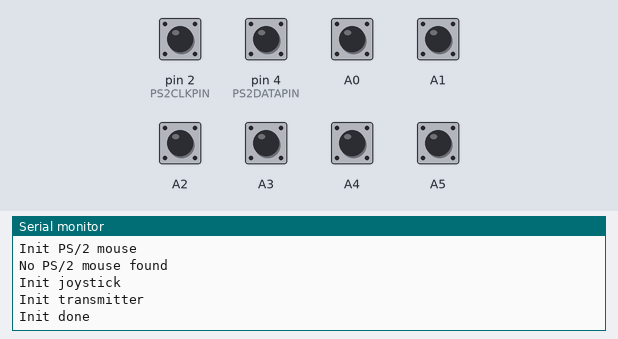
A sketch run on a simulated Arduino Uno, built with avr-gcc and run on an emulated ATmega328P. Shown: the last lines printed to the serial monitor. The inputs (shaded band) are chosen by the test bench; at power-on: A0–5, pin 2 (PS2CLKPIN), pin 4 (PS2DATAPIN) HIGH.

Above: at 7.0 s.
7.1 s: A0 pulled LOW for 0.15 s
At 8.2 s:
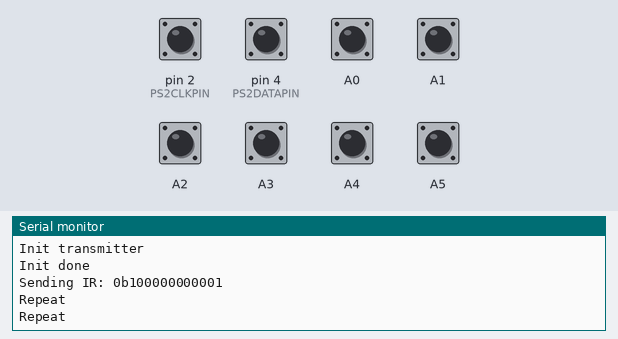
8.7 s: A1 pulled LOW for 0.15 s
At 9.4 s:
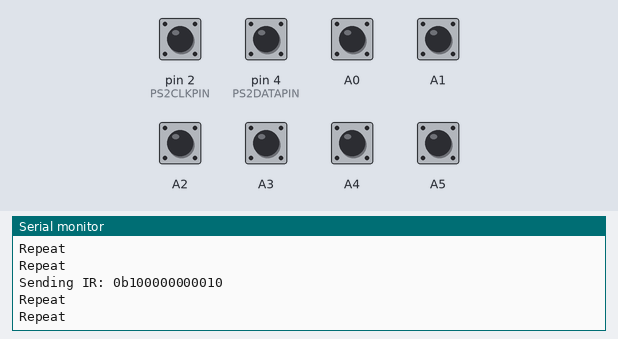
10.3 s: A2 pulled LOW for 0.15 s
At 11.6 s:
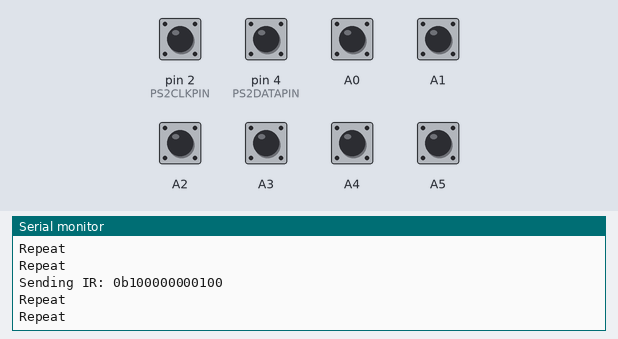
11.9 s: A3 pulled LOW for 0.15 s
At 13.1 s:
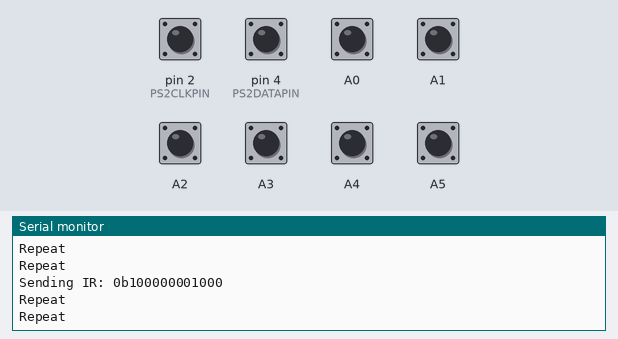
13.5 s: A4 pulled LOW for 0.15 s
At 14.3 s:
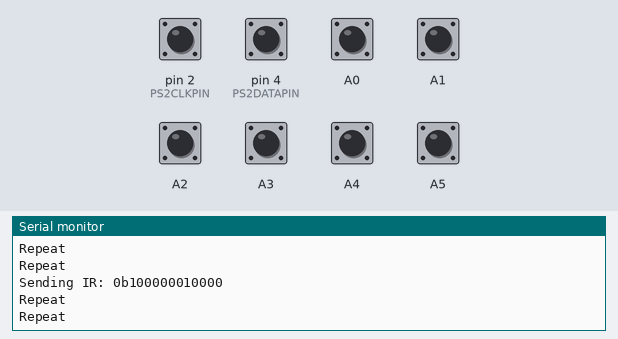
15.1 s: A5 pulled LOW for 0.15 s
At 16.7 s:
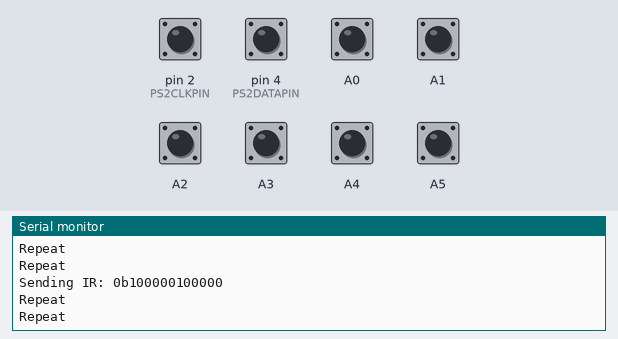

Measured:
- after the input at 7.1 s, the serial monitor: prints a new line at once (image 1)
- after the input at 8.7 s, the serial monitor: prints a new line at once (image 2)
- after the input at 10.3 s, the serial monitor: prints a new line at once (image 3)
- after the input at 11.9 s, the serial monitor: prints a new line at once (image 4)
- after the input at 13.5 s, the serial monitor: prints a new line at once (image 5)
- after the input at 15.1 s, the serial monitor: prints a new line at once (image 6)

The sketch:

CDTV_PS2Mouse_Joy.ino
```cpp
// (licence header left out)
#define PS2CLKPIN  2  /* MUST be pin 2, as it uses INT0 to read data */
#define PS2DATAPIN 4

#define IRDATAPIN  3  /* MUST be pin 3, as it uses OCR2B to output PWM */

// Enable debug output on serial
#define DBG 1

// CDTV CODES
#define CDTV_CODE_1              0x001
#define CDTV_CODE_2              0x021
#define CDTV_CODE_3              0x011
#define CDTV_CODE_4              0x009
#define CDTV_CODE_5              0x029
#define CDTV_CODE_6              0x019
#define CDTV_CODE_7              0x005
#define CDTV_CODE_8              0x025
#define CDTV_CODE_9              0x015
#define CDTV_CODE_0              0x039
#define CDTV_CODE_ESCAPE         0x031
#define CDTV_CODE_ENTER          0x035
#define CDTV_CODE_GENLOCK        0x022
#define CDTV_CODE_CD_TV          0x002
#define CDTV_CODE_POWER          0x012
#define CDTV_CODE_REWIND         0x032
#define CDTV_CODE_PLAY_PAUSE     0x00A
#define CDTV_CODE_FAST_FORWARD   0x01A
#define CDTV_CODE_STOP           0x02A
#define CDTV_CODE_VOLUME_UP      0x006
#define CDTV_CODE_VOLUME_DOWN    0x03A
#define CDTV_CODE_MOUSE_A        0x080
#define CDTV_CODE_MOUSE_B        0x040
#define CDTV_CODE_MOUSE_UP       0x020
#define CDTV_CODE_MOUSE_RIGHT    0x004
#define CDTV_CODE_MOUSE_DOWN     0x010
#define CDTV_CODE_MOUSE_LEFT     0x008
#define CDTV_CODE_JOYSTICK_A     0x880
#define CDTV_CODE_JOYSTICK_B     0x840
#define CDTV_CODE_JOYSTICK_UP    0x820
#define CDTV_CODE_JOYSTICK_RIGHT 0x804
#define CDTV_CODE_JOYSTICK_DOWN  0x810
#define CDTV_CODE_JOYSTICK_LEFT  0x808

void weak_pullup(int pin) {
  pinMode(pin, INPUT);
  digitalWrite(pin, HIGH);
}

void pull_down(int pin){
  digitalWrite(pin, LOW);
  pinMode(pin, OUTPUT);
}

void await_pin_state(uint8_t pin, uint8_t state){
  uint16_t cnt = 0xFFF;
  while((digitalRead(pin) != state) && cnt--);
}

void ps2_write_byte(unsigned char data){
  unsigned char i;
  unsigned char parity = 1;

  // Disable interrupt 0
  EIMSK &= ~(1<<INT0);

  pull_down(PS2CLKPIN);
  delayMicroseconds(200);
  pull_down(PS2DATAPIN);
  delayMicroseconds(10);

  weak_pullup(PS2CLKPIN);
  delayMicroseconds(10);

  /* wait for device to take control of clock */
  await_pin_state(PS2CLKPIN, LOW);
  await_pin_state(PS2CLKPIN, HIGH);

  // clear to send data
  for(i=0; i < 8; i++) {
    if(data & 0x01) {
      weak_pullup(PS2DATAPIN);
    }
    else {
      pull_down(PS2DATAPIN);
    }
    // wait for clock
    await_pin_state(PS2CLKPIN, LOW);
    await_pin_state(PS2CLKPIN, HIGH);

    parity = parity ^ (data & 0x01);
    data = data >> 1;
  }
  // parity bit
  if (parity) {
    weak_pullup(PS2DATAPIN);
  } else {
    pull_down(PS2DATAPIN);
  }
  await_pin_state(PS2CLKPIN, HIGH);
  await_pin_state(PS2CLKPIN, LOW);

  // stop bit
  weak_pullup(PS2DATAPIN);

  await_pin_state(PS2CLKPIN, HIGH);
  await_pin_state(PS2CLKPIN, LOW);

  // Read ACK
  await_pin_state(PS2CLKPIN, HIGH);
  await_pin_state(PS2DATAPIN, HIGH);

  // Clear interrupt flag
  EIFR |= (1 << INTF0);

  // Re-enable interrupt 0
  EIMSK |= (1<<INT0);
}

volatile uint8_t ps2_head = 0;
volatile uint8_t ps2_tail = 0;
uint8_t ps2_recv_buffer[16];

uint8_t ps2_available(){
  uint8_t avail;
  avail = ps2_tail - ps2_head;
  return avail & 0xF;
}

uint8_t ps2_get_data(){
  uint8_t data = 0;
  if(ps2_tail != ps2_head){
    data = ps2_recv_buffer[ps2_head];
    ps2_head = (ps2_head + 1) & 0xF;
  }
  return data;
}

void ps2_recv_isr(){
  static uint8_t bitcount = 0;
  static uint8_t data;
  static uint8_t last = 0;
  uint8_t curr = millis();

  if(curr-last > 5){  // This adds quite some overhead to the ISR
    bitcount = 0;     // and should not be an issue.
  }                   // However, it ensures recovery if we get out of sync
  last = curr;

  data >>= 1;
  if(digitalRead(PS2DATAPIN) == HIGH){
    data |= 0x80;
  }
  bitcount++;

  if(bitcount == 9){
    uint8_t t_tail = (ps2_tail + 1) & 0xF;
    if(t_tail != ps2_head){
      ps2_recv_buffer[ps2_tail] = data;
      ps2_tail = t_tail;
    }
  }
  else if(bitcount == 11) {
    bitcount = 0;
  }
}

uint8_t ps2_read_byte(){
  unsigned long start = millis();

  while(!ps2_available()){
    if(millis() - start > 500){
      return 0;
    }
  }
#if DBG
  Serial.print("Received: 0x");
  Serial.println(ps2_recv_buffer[ps2_head], HEX);
#endif
  return ps2_get_data();
}

boolean ps2_mouse_init(){
  unsigned char i;
  boolean init;

  pinMode(PS2CLKPIN, INPUT);
  digitalWrite(PS2CLKPIN, HIGH);
  pinMode(PS2DATAPIN, INPUT);
  digitalWrite(PS2DATAPIN, HIGH);

  delay(100);

  attachInterrupt(0, ps2_recv_isr, FALLING);
  interrupts();

  for(i=0; i<3; i++){
    init = 1;
    ps2_write_byte(0xFF);  // reset
    init &= (ps2_read_byte() == 0xFA); // Read ACK
    init &= (ps2_read_byte() == 0xAA); // Read selftest
    init &= (ps2_read_byte() == 0x00); // Read ID
    delay(10);
  }

  ps2_write_byte(0xF4);  // enable

  init &= (ps2_read_byte() == 0xFA); //  Read ACK

  return init;
}

uint16_t ps2_get_state(){
  static uint8_t ps2state = 0;

  ps2state = ps2state & 0xC0;

  while(ps2_available() >= 3){
    uint8_t ps2status = ps2_get_data();
    if((ps2status & 0xC) == 0x8){
      int8_t ps2dx = ps2_get_data();
      int8_t ps2dy = ps2_get_data();
      ps2state = (ps2status & 0x3) << 6;
      if(ps2dx > 0){
        ps2state |= 0x4;
      }
      else if(ps2dx < 0){
        ps2state |= 0x8;
      }
      if(ps2dy > 0){
        ps2state |= 0x20;
      }
      else if(ps2dy < 0){
        ps2state |= 0x10;
      }
    }
  }

  return (uint16_t) ps2state;
}

#define IRFREQ 40000
#define IR_ENABLE()  pinMode(IRDATAPIN, OUTPUT)
#define IR_DISABLE()  pinMode(IRDATAPIN, INPUT)
void cdtv_init_transmitter(){
  // Make timer2 generate 40kHz PWM on OCB2 (pin 3)
  pinMode(IRDATAPIN, INPUT);                         // Start with output disabled
  TCCR2A = _BV (WGM20) | _BV (WGM21) | _BV (COM2B1); // fast PWM, clear OC2B on compare match (i.e. non inverting PWM output on OC2B)
  TCCR2B = _BV (WGM22) | _BV (CS21);                 // fast PWM, prescaler of 8
  OCR2A =  ((F_CPU / 8) / IRFREQ) - 1;               // zero relative
  OCR2B = ((OCR2A + 1) / 4) - 1;                     // 25% duty cycle

  // Setup timer1 to generate timer interrupts (CTC mode)
  noInterrupts(); // disable all interrupts
  TCCR1A = 0;
  TCCR1B = 0;
  TCNT1 = 0;
  OCR1A = 0xFFFF; // compare match register 16MHz/8
  TCCR1B |= (1 << WGM12); // CTC mode
  //  TCCR1B |= (1 << CS11); // 8 prescaler (but start disabled)
  TIMSK1 |= (1 << OCIE1A); // enable timer compare interrupt
  interrupts(); // enable all interrupts
}

enum transmitstates {
  ir_idle=0,
  ir_start,
  ir_transmit,
  ir_end_pulse=ir_transmit+48,
  ir_stop,
  ir_repeat
};

volatile uint16_t cdtv_ir_code=0;
volatile uint8_t tx_state=0;
ISR(TIMER1_COMPA_vect) {
  static uint16_t data=0;

  if(tx_state == ir_start){
    IR_DISABLE();
    data = cdtv_ir_code;
    OCR1A = 9000;
    tx_state++;
  }
  else if(tx_state>=ir_transmit && tx_state<ir_end_pulse){
    if(tx_state & 0x1){
      uint8_t ss;
      IR_DISABLE();
      if(tx_state == ir_transmit + 25){
        data = ~data;
      }
      ss = (tx_state - ir_transmit) >> 1;
      if(ss >= 12){
        ss -= 12;
      }
      OCR1A = (data>>ss & 0x1) ? 2400 : 800;
    }
    else {
      IR_ENABLE();
      OCR1A = 800;
    }
    tx_state++;
  }
  else if(tx_state==ir_end_pulse){
    IR_ENABLE();
    OCR1A = 800;
    tx_state++;
  }
  else if(tx_state==ir_stop){
    IR_DISABLE();
    TCCR1B &= ~(1 << CS11); // disable timer
    tx_state = ir_idle;
  }
  else if(tx_state==ir_repeat){
    IR_DISABLE();
    OCR1A = 4200;
    tx_state=ir_end_pulse;
  }
}

void cdtv_send_code(uint16_t code){
#if DBG
  Serial.print("Sending IR: 0b");
  Serial.println(code, BIN);
#endif
  cdtv_ir_code=code;
  tx_state=ir_start;
  OCR1A=18000;
  TCNT1 = 0;
  IR_ENABLE();
  TCCR1B |= (1 << CS11);
}

void cdtv_send_repeat(){
#if DBG
  Serial.println("Repeat");
#endif
  tx_state=ir_repeat;
  OCR1A=18000;
  TCNT1 = 0;
  IR_ENABLE();
  TCCR1B |= (1 << CS11);
}

void joystick_init(){
  weak_pullup(A0);
  weak_pullup(A1);
  weak_pullup(A2);
  weak_pullup(A3);
  weak_pullup(A4);
  weak_pullup(A5);
}

uint16_t joystick_get_state(){
  uint8_t joy_s = (~PINC & 0x3F);
  return joy_s ? (0x800UL | joy_s) : 0;
}

void setup(){
  boolean mouseinit;

#if DBG
  Serial.begin(115200);
  Serial.println("Init PS/2 mouse");
#endif

  mouseinit=ps2_mouse_init();

#if DBG
  if(mouseinit){
    Serial.println("PS/2 mouse initialized");
  }
  else {
    Serial.println("No PS/2 mouse found");
  }
#endif

#if DBG
  Serial.println("Init joystick");
#endif

  joystick_init();

#if DBG
  Serial.println("Init transmitter");
#endif

  cdtv_init_transmitter();

#if DBG
  Serial.println("Init done");
#endif

}

void loop(){
  static unsigned long last = 0;
  static uint16_t cdtv_last_cmd = 0;
  unsigned long curr = millis();
  unsigned long diff = curr-last;

  if(diff > 59){
    uint16_t joy_state=joystick_get_state();
    uint16_t ps2_state=ps2_get_state();
    uint16_t my_state = joy_state ? joy_state : ps2_state;

    if(my_state){
      if(my_state != cdtv_last_cmd){
        cdtv_send_code(my_state);
      }
      else {
        cdtv_send_repeat();
      }
      last = curr;
    }
    cdtv_last_cmd = my_state;
  }

}
```
